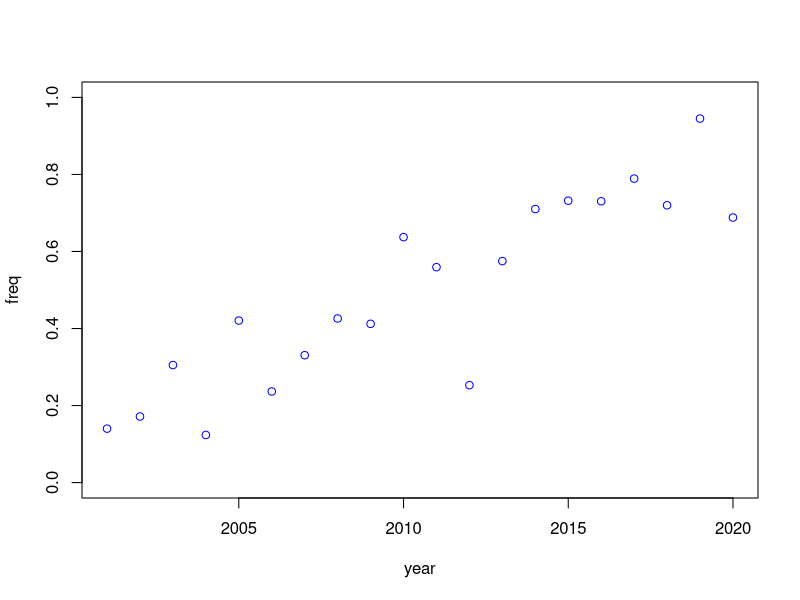

Write R code to recreate this figure. (Note: this script raises an error after producing the figure.)
# libraries
library(stats4)


# input
# table
x = 2001:2020
y = abs(seq(from=0.1, to=0.9, length.out = 20) + rnorm(mean=0,sd=0.1,20))
plot(x,y, ylim=c(0,1), col="blue", xlab = "year", ylab="freq")


# Lynd et al MBE 2010
pp = (p^2*(1+s) + p*(1-p)(1+hs)) / W

# function to estimate
LL = function(beta0, beta1, mu, sigma) {
  # Find residuals
  R = y - x * beta1 - beta0
  # Calculate the likelihood for the residuals (with mu and sigma as parameters)
  R = suppressWarnings(dnorm(R, mu, sigma))
  # Sum the log likelihoods for all of the data points
  -sum(log(R))
}

fit <- mle(LL, start = list(beta0 = 2, beta1 = 1, mu = 0.5, sigma=0.1))




stop("ara")

# fit linear model
x <- runif(N)
y <- 5 * x^3 + x + 3 + rnorm(N)
y <- 5 * x + 3 + rnorm(N)
fit <- lm(y ~ x)
summary(fit)
plot(x, y)

# function to estimate
LL <- function(beta0, beta1, mu, sigma) {
  # Find residuals
  R = y - x * beta1 - beta0
  # Calculate the likelihood for the residuals (with mu and sigma as parameters)
  R = suppressWarnings(dnorm(R, mu, sigma))
  # Sum the log likelihoods for all of the data points
  -sum(log(R))
}


fit <- mle(LL, start = list(beta0 = 4, beta1 = 2, mu = 0, sigma=1))
summary(fit)
